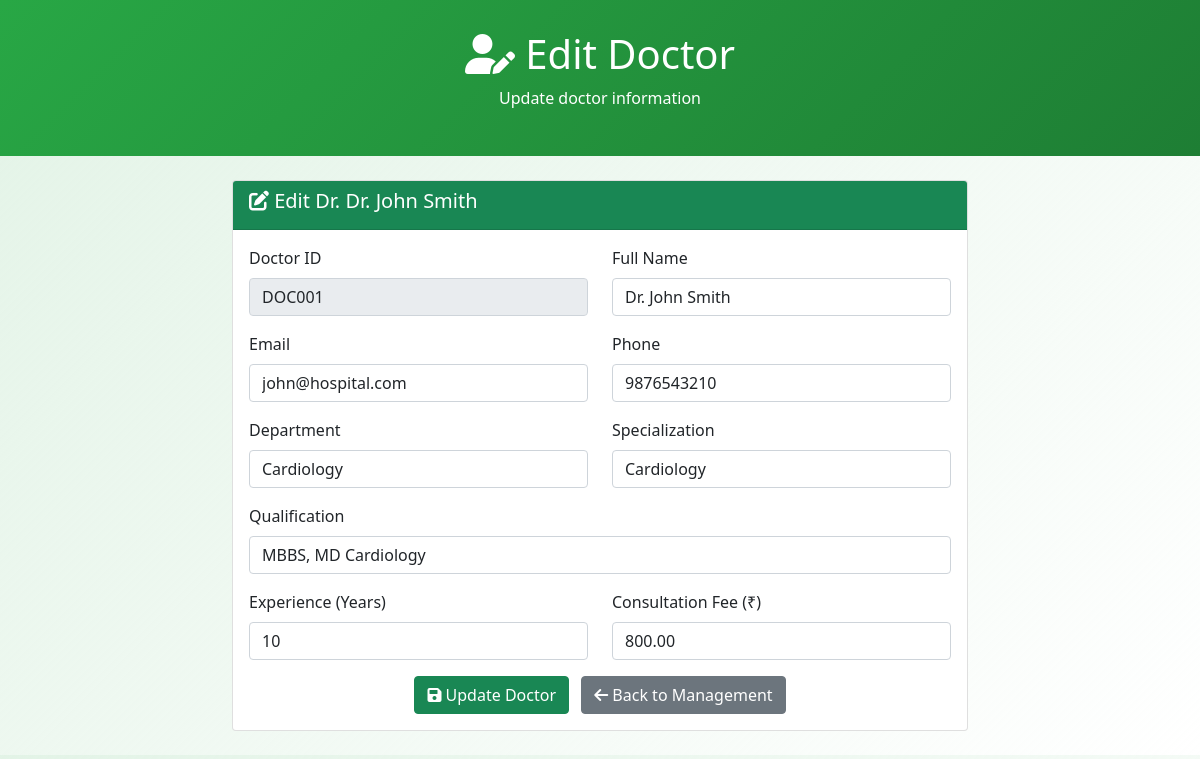
The app's page /edit-doctor.php?id=1 with its own data.
### tables this page shows
CREATE TABLE doctors (
    id INT AUTO_INCREMENT PRIMARY KEY,
    doc_id VARCHAR(20) UNIQUE NOT NULL,
    name VARCHAR(100) NOT NULL,
    email VARCHAR(100) UNIQUE NOT NULL,
    password VARCHAR(255) NOT NULL,
    phone VARCHAR(15) NOT NULL,
    department_id INT NOT NULL,
    specialization VARCHAR(100) NOT NULL,
    qualification VARCHAR(200) NOT NULL,
    experience INT NOT NULL,
    consultation_fee DECIMAL(10,2) NOT NULL,
    rating DECIMAL(2,1) DEFAULT 0.0,
    address TEXT,
    image VARCHAR(255),
    status ENUM('active', 'inactive') DEFAULT 'active',
    created_at TIMESTAMP DEFAULT CURRENT_TIMESTAMP,
    FOREIGN KEY (department_id) REFERENCES departments(id) ON DELETE CASCADE
);

CREATE TABLE departments (
    id INT AUTO_INCREMENT PRIMARY KEY,
    dept_id VARCHAR(20) UNIQUE NOT NULL,
    name VARCHAR(100) NOT NULL,
    description TEXT,
    head_of_department VARCHAR(100),
    created_at TIMESTAMP DEFAULT CURRENT_TIMESTAMP
);

### edit-doctor.php (the view, shortened to what this page needs)
<?php
$doctor_id = $_GET['id'] ?? 0;
$pdo = getConnection();
$stmt = $pdo->prepare("SELECT * FROM doctors WHERE id = ?");
$stmt->execute([$doctor_id]);
$doctor = $stmt->fetch();
$departments = $pdo->query("SELECT * FROM departments ORDER BY name")->fetchAll();
?>
<!DOCTYPE html>
<html lang="en">
<head>
    <link href="https://cdn.jsdelivr.net/npm/bootstrap@5.1.3/dist/css/bootstrap.min.css" rel="stylesheet">
    <link href="https://cdnjs.cloudflare.com/ajax/libs/font-awesome/6.0.0/css/all.min.css" rel="stylesheet">
</head>
<body>
    <div class="edit-header">
        <div class="container">
            <h1><i class="fas fa-user-edit"></i> Edit Doctor</h1>
            <p>Update doctor information</p>
        </div>
    </div>
    <div class="container my-4">
        <div class="row justify-content-center">
            <div class="col-md-8">
                <div class="card">
                    <div class="card-header bg-success text-white">
                        <h5><i class="fas fa-edit"></i> Edit Dr. <?php echo htmlspecialchars($doctor['name']); ?></h5>
                    </div>
                    <div class="card-body">
                        <form method="POST">
                            <div class="row">
                                <div class="col-md-6">
                                    <div class="mb-3">
                                        <label class="form-label">Doctor ID</label>
                                        <input type="text" class="form-control" value="<?php echo $doctor['doc_id']; ?>" readonly>
                                    </div>
                                </div>
                                <div class="col-md-6">
                                    <div class="mb-3">
                                        <label class="form-label">Full Name</label>
                                        <input type="text" class="form-control" name="name" value="<?php echo htmlspecialchars($doctor['name']); ?>" required>
                                    </div>
                                </div>
                            </div>
                            <div class="row">
                                <div class="col-md-6">
                                    <div class="mb-3">
                                        <label class="form-label">Email</label>
                                        <input type="email" class="form-control" name="email" value="<?php echo htmlspecialchars($doctor['email']); ?>" required>
                                    </div>
                                </div>
                                <div class="col-md-6">
                                    <div class="mb-3">
                                        <label class="form-label">Phone</label>
                                        <input type="tel" class="form-control" name="phone" value="<?php echo htmlspecialchars($doctor['phone']); ?>" required>
                                    </div>
                                </div>
                            </div>
                            <div class="row">
                                <div class="col-md-6">
                                    <div class="mb-3">
                                        <label class="form-label">Department</label>
                                        <select class="form-control" name="department_id" required>
                                            <?php foreach ($departments as $dept): ?>
                                                <option value="<?php echo $dept['id']; ?>" <?php echo $doctor['department_id'] == $dept['id'] ? 'selected' : ''; ?>>
                                                    <?php echo htmlspecialchars($dept['name']); ?>
                                                </option>
                                            <?php endforeach; ?>
                                        </select>
                                    </div>
                                </div>
                                <div class="col-md-6">
                                    <div class="mb-3">
                                        <label class="form-label">Specialization</label>
                                        <input type="text" class="form-control" name="specialization" value="<?php echo htmlspecialchars($doctor['specialization']); ?>" required>
                                    </div>
                                </div>
                            </div>
                            <div class="mb-3">
                                <label class="form-label">Qualification</label>
                                <input type="text" class="form-control" name="qualification" value="<?php echo htmlspecialchars($doctor['qualification']); ?>" required>
                            </div>
                            <div class="row">
                                <div class="col-md-6">
                                    <div class="mb-3">
                                        <label class="form-label">Experience (Years)</label>
                                        <input type="number" class="form-control" name="experience" value="<?php echo $doctor['experience']; ?>" min="0" required>
                                    </div>
                                </div>
                                <div class="col-md-6">
                                    <div class="mb-3">
                                        <label class="form-label">Consultation Fee (₹)</label>
                                        <input type="number" class="form-control" name="consultation_fee" value="<?php echo $doctor['consultation_fee']; ?>" min="0" step="0.01" required>
                                    </div>
                                </div>
                            </div>
                            <div class="text-center">
                                <button type="submit" class="btn btn-success me-2">
                                    <i class="fas fa-save"></i> Update Doctor
                                </button>
                                <a href="doctor-management.php" class="btn btn-secondary">
                                    <i class="fas fa-arrow-left"></i> Back to Management
                                </a>
                            </div>
                        </form>
                    </div>
                </div>
            </div>
        </div>
    </div>
</body>
</html>

### edit-doctor.php (style rules this page uses)
body { background: linear-gradient(135deg, #28a74522, #ffffff); }
.edit-header { background: linear-gradient(135deg, #28a745, #1e7e34); color: white; padding: 30px 0; text-align: center; }

### records on screen
doctors: name "Dr. John Smith", doc "DOC001", email "john@hospital.com", phone "9876543210", department_id "Cardiology", specialization "Cardiology", qualification "MBBS, MD Cardiology", experience "10", consultation_fee "800.00"
